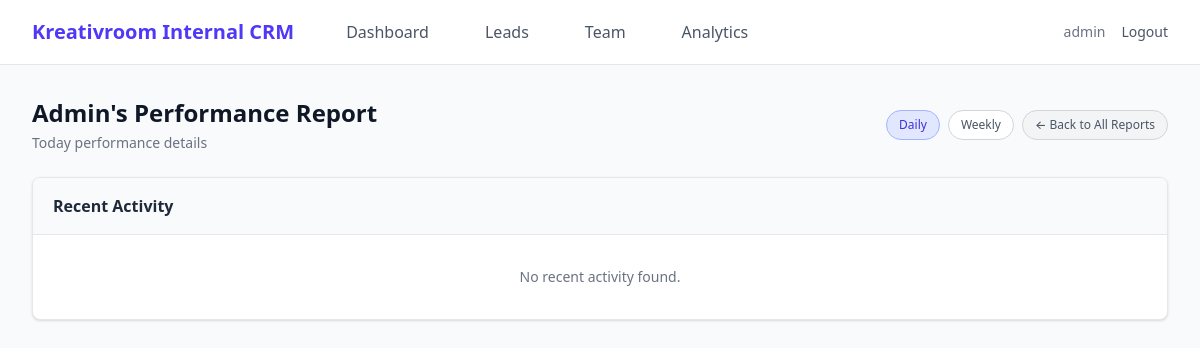
Page /admin/user_report/1 (signed in) on the earlier database version.
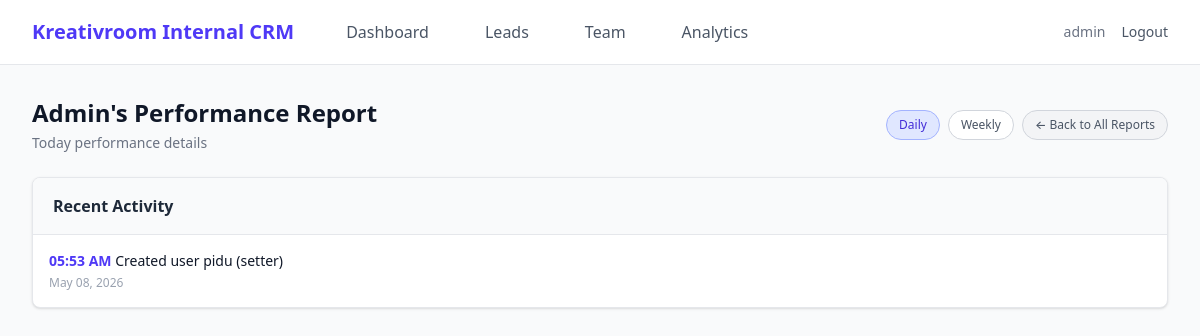
Same page on the later database version.
### instagram_crm/models.py (models this page shows, shortened)
class Activity(db.Model):
    __tablename__ = "activities"
    id        = db.Column(db.Integer, primary_key=True)
    user_id   = db.Column(db.Integer, db.ForeignKey("users.id"), nullable=True)
    action    = db.Column(db.String(255), nullable=False)
    lead_id   = db.Column(db.Integer, db.ForeignKey("leads.id"), nullable=True)
    timestamp = db.Column(db.DateTime, default=datetime.utcnow)

### instagram_crm/admin.py (the view)
@admin_bp.route("/user_report/<int:user_id>")
@admin_required
def user_report(user_id):
    user = db.session.get(User, user_id)
    if not user:
        flash("User not found.", "error")
        return redirect(url_for("admin.reports"))
    today = date.today()
    day_start = datetime.combine(today, datetime.min.time())
    week_ago = datetime.utcnow() - timedelta(days=7)
    period = request.args.get("period", "daily")
    if period == "daily":
        start_dt = day_start
        label = "Today"
    else:
        start_dt = week_ago
        label = "This Week"
    leads_added = Lead.query.filter(Lead.assigned_to == user.id, Lead.created_at >= start_dt).count()
    calls_booked = Call.query.join(Lead).filter(Lead.assigned_to == user.id, Call.call_datetime >= start_dt).count()
    deals_done = Lead.query.filter(
        Lead.assigned_to == user.id,
        Lead.status == "deal_done",
        Lead.last_contacted >= start_dt
    ).count()
    followups = Activity.query.filter(
        Activity.user_id == user.id,
        Activity.timestamp >= start_dt,
        Activity.action.like("Follow-up done%")
    ).count()
    overdue = Lead.query.filter(
        Lead.assigned_to == user.id,
        Lead.next_followup != None,
        Lead.next_followup < today,
        Lead.status != "call_booked",
        Lead.status != "deal_done"
    ).count()
    conversion = round((calls_booked / leads_added) * 100, 1) if leads_added else 0
    deal_rate = round((deals_done / leads_added) * 100, 1) if leads_added else 0
    recent_activities = Activity.query.filter(
        Activity.user_id == user.id
    ).order_by(Activity.timestamp.desc()).limit(10).all()
    status_breakdown = db.session.query(
        Lead.status, func.count(Lead.id)
    ).filter(
        Lead.assigned_to == user.id
    ).group_by(
        Lead.status
    ).all()
    status_breakdown = {status: count for status, count in status_breakdown}
    all_setters = User.query.filter_by(role="setter").all()
    setter_comparison = []
    for s in all_setters:
        s_leads = Lead.query.filter(Lead.assigned_to == s.id, Lead.created_at >= start_dt).count()
        s_calls = Call.query.join(Lead).filter(Lead.assigned_to == s.id, Call.call_datetime >= start_dt).count()
        s_deals = Lead.query.filter(
            Lead.assigned_to == s.id,
            Lead.status == "deal_done",
            Lead.last_contacted >= start_dt
        ).count()
        s_follows = Activity.query.filter(
            Activity.user_id == s.id,
            Activity.timestamp >= start_dt,
            Activity.action.like("Follow-up done%")
        ).count()
        setter_comparison.append({
            "user": s,
            "leads": s_leads,
            "calls": s_calls,
            "deals": s_deals,
            "follows": s_follows,
            "conv": round((s_calls / s_leads) * 100, 1) if s_leads else 0,
            "deal_rate": round((s_deals / s_leads) * 100, 1) if s_leads else 0
        })
    setter_comparison.sort(key=lambda x: x["leads"], reverse=True)
    return render_template("admin/user_report.html",
        user=user,
        period=period,
        label=label,
        leads_added=leads_added,
        calls_booked=calls_booked,
        deals_done=deals_done,
        followups=followups,
        overdue=overdue,
        conversion=conversion,
        deal_rate=deal_rate,
        recent_activities=recent_activities,
        status_breakdown=status_breakdown,
        setter_comparison=setter_comparison,
        today=today)

### instagram_crm/admin.py (called while the page is built)
def admin_required(fn):
    from functools import wraps
    @wraps(fn)
    @login_required
    def wrapper(*args, **kwargs):
        if not current_user.is_admin:
            abort(403)
        return fn(*args, **kwargs)
    return wrapper

### instagram_crm/models.py (called while the page is built)
    @property
    def is_admin(self) -> bool:
        return self.role == "admin"

### instagram_crm/templates/admin/user_report.html (shortened to what this page needs)
{% extends "base.html" %}
{% block content %}
<div class="mb-6 flex flex-col sm:flex-row sm:justify-between sm:items-center gap-4">
  <div>
    <h1 class="text-2xl font-bold text-gray-900">
      {{ user.username | title }}'s Performance Report
    </h1>
    <p class="text-sm text-gray-500 mt-1">{{ label }} performance details</p>
  </div>
  <div class="flex gap-2">
    <a href="{{ url_for('admin.user_report', user_id=user.id, period='daily') }}" class="px-3 py-1.5 text-xs font-medium rounded-full border {% if period == 'daily' %}bg-indigo-100 border-indigo-300 text-indigo-700{% else %}bg-white border-gray-300 text-gray-600{% endif %}">Daily</a>
    <a href="{{ url_for('admin.user_report', user_id=user.id, period='weekly') }}" class="px-3 py-1.5 text-xs font-medium rounded-full border {% if period == 'weekly' %}bg-indigo-100 border-indigo-300 text-indigo-700{% else %}bg-white border-gray-300 text-gray-600{% endif %}">Weekly</a>
    <a href="{{ url_for('admin.reports', period=period) }}" class="px-3 py-1.5 text-xs font-medium rounded-full border bg-gray-100 border-gray-300 text-gray-600 hover:bg-gray-50">← Back to All Reports</a>
  </div>
</div>
<div class="bg-white border border-gray-200 rounded-lg shadow-sm overflow-hidden">
  <div class="px-5 py-4 border-b border-gray-200 bg-gray-50">
    <h2 class="font-semibold text-gray-800">Recent Activity</h2>
  </div>
  <div class="divide-y divide-gray-200 overflow-y-auto max-h-[400px]">
    {% for act in recent_activities %}
    <div class="p-4 hover:bg-gray-50">
      <p class="text-sm text-gray-900">
        <span class="font-semibold text-indigo-600">{{ act.timestamp.strftime('%I:%M %p') }}</span>
        {{ act.action }}
      </p>
      <p class="text-xs text-gray-400 mt-1">{{ act.timestamp.strftime('%b %d, %Y') }}</p>
    </div>
    {% else %}
    <div class="p-8 text-center text-gray-500 text-sm">No recent activity found.</div>
    {% endfor %}
  </div>
</div>
{% endblock %}

Differences in the rows shown:
added Activity: timestamp "05:53 AM", action "Created user pidu (setter)", timestamp "May 08, 2026"
Other differences:
text no longer shown: "No recent activity found."
